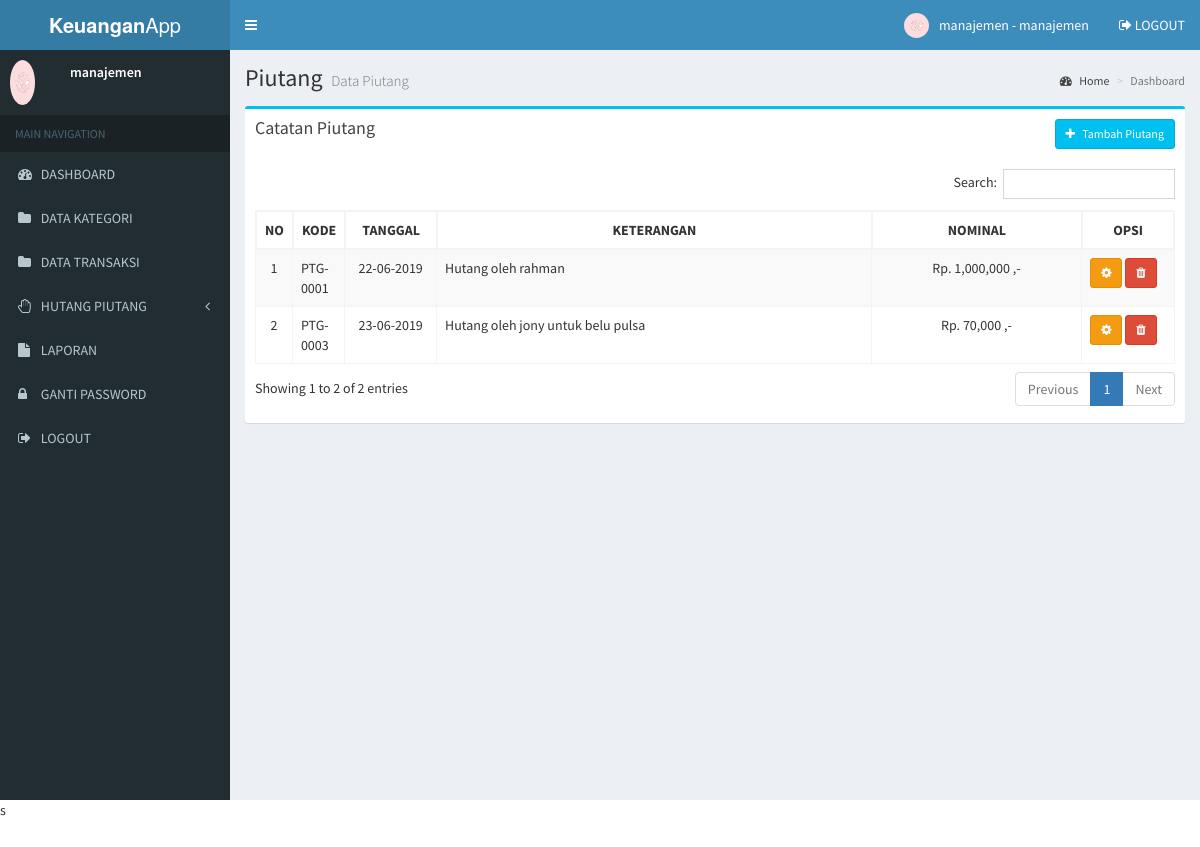
/manajemen/piutang.php (signed in), run on the app's committed database.
### tables this page shows
CREATE TABLE `user` (
  `user_id` int(11) NOT NULL,
  `user_nama` varchar(100) NOT NULL,
  `user_username` varchar(100) NOT NULL,
  `user_password` varchar(100) NOT NULL,
  `user_foto` varchar(100) DEFAULT NULL,
  `user_level` varchar(20) NOT NULL
);

CREATE TABLE `piutang` (
  `piutang_id` int(11) NOT NULL,
  `piutang_tanggal` date NOT NULL,
  `piutang_nominal` int(11) NOT NULL,
  `piutang_keterangan` text NOT NULL
);

### manajemen/piutang.php (the view, shortened to what this page needs)
<?php include 'header.php'; ?>
<div class="content-wrapper">
  <section class="content-header">
    <h1>
      Piutang
      <small>Data Piutang</small>
    </h1>
    <ol class="breadcrumb">
      <li><a href="#"><i class="fa fa-dashboard"></i> Home</a></li>
      <li class="active">Dashboard</li>
    </ol>
  </section>
  <section class="content">
    <div class="row">
      <section class="col-lg-12">
        <div class="box box-info">
          <div class="box-header">
            <h3 class="box-title">Catatan Piutang</h3>
            <div class="btn-group pull-right">
              <button type="button" class="btn btn-info btn-sm" data-toggle="modal" data-target="#exampleModal">
                <i class="fa fa-plus"></i> &nbsp Tambah Piutang
              </button>
            </div>
          </div>
          <div class="box-body">
            <div class="table-responsive">
              <table class="table table-bordered table-striped" id="table-datatable">
                <thead>
                  <tr>
                    <th width="1%">NO</th>
                    <th width="1%">KODE</th>
                    <th width="10%" class="text-center">TANGGAL</th>
                    <th class="text-center">KETERANGAN</th>
                    <th class="text-center">NOMINAL</th>
                    <th width="10%" class="text-center">OPSI</th>
                  </tr>
                </thead>
                <tbody>
                  <?php
                  include '../koneksi.php';
                  $no=1;
                  $data = mysqli_query($koneksi,"SELECT * FROM piutang");
                  while($d = mysqli_fetch_array($data)){
                    ?>
                    <tr>
                      <td class="text-center"><?php echo $no++; ?></td>
                      <td>PTG-000<?php echo $d['piutang_id']; ?></td>
                      <td class="text-center"><?php echo date('d-m-Y', strtotime($d['piutang_tanggal'])); ?></td>
                      <td><?php echo $d['piutang_keterangan']; ?></td>
                      <td class="text-center"><?php echo "Rp. ".number_format($d['piutang_nominal'])." ,-"; ?></td>
                      <td>
                        <button type="button" class="btn btn-warning btn-sm" data-toggle="modal" data-target="#edit_piutang_<?php echo $d['piutang_id'] ?>">
                        <i class="fa fa-cog"></i>
                      </button>
                      <button type="button" class="btn btn-danger btn-sm" data-toggle="modal" data-target="#hapus_piutang_<?php echo $d['piutang_id'] ?>">
                        <i class="fa fa-trash"></i>
                      </button>
                    </td>
                  </tr>
                  <?php
                }
                ?>
              </tbody>
            </table>
          </div>
        </div>
      </div>
    </section>
  </div>
</section>
</div>
<?php include 'footer.php'; ?>s

### manajemen/header.php (shortened to what this page needs)
<!DOCTYPE html>
<html>
<head>
  <link rel="stylesheet" href="../assets/bower_components/bootstrap/dist/css/bootstrap.min.css">
  <link rel="stylesheet" href="../assets/bower_components/font-awesome/css/font-awesome.min.css">
  <link rel="stylesheet" href="../assets/bower_components/Ionicons/css/ionicons.min.css">
  <link rel="stylesheet" href="../assets/dist/css/AdminLTE.min.css">
  <link rel="stylesheet" href="../assets/bower_components/datatables.net-bs/css/dataTables.bootstrap.min.css">
  <link rel="stylesheet" href="../assets/dist/css/skins/_all-skins.min.css">
  <link rel="stylesheet" href="../assets/bower_components/morris.js/morris.css">
  <link rel="stylesheet" href="../assets/bower_components/jvectormap/jquery-jvectormap.css">
  <link rel="stylesheet" href="../assets/bower_components/bootstrap-datepicker/dist/css/bootstrap-datepicker.min.css">
  <link rel="stylesheet" href="../assets/bower_components/bootstrap-daterangepicker/daterangepicker.css">
  <link rel="stylesheet" href="../assets/plugins/bootstrap-wysihtml5/bootstrap3-wysihtml5.min.css">
  <?php
  include '../koneksi.php';
  ?>
</head>
<body class="hold-transition skin-blue sidebar-mini">
  <div class="wrapper">
    <header class="main-header">
      <a href="index.php" class="logo">
        <span class="logo-lg"><b>Keuangan</b>App</span>
      </a>
      <nav class="navbar navbar-static-top">
        <a href="#" class="sidebar-toggle" data-toggle="push-menu" role="button">
        </a>
        <div class="navbar-custom-menu">
          <ul class="nav navbar-nav">
            <li class="dropdown user user-menu">
              <a href="#" class="dropdown-toggle" data-toggle="dropdown">
                <?php
                $id_user = $_SESSION['id'];
                $profil = mysqli_query($koneksi, "select * from user where user_id='$id_user'");
                $profil = mysqli_fetch_assoc($profil);
                if ($profil['user_foto'] == "") {
                ?>
                  <img src="../gambar/sistem/user.png" class="user-image">
                <?php } else { ?>
                  <img src="../gambar/user/<?php echo $profil['user_foto'] ?>" class="user-image">
                <?php } ?>
                <span class="hidden-xs"><?php echo $_SESSION['nama']; ?> - <?php echo $_SESSION['level']; ?></span>
              </a>
            </li>
            <li>
              <a href="logout.php"><i class="fa fa-sign-out"></i> LOGOUT</a>
            </li>
          </ul>
        </div>
      </nav>
    </header>
    <aside class="main-sidebar">
      <section class="sidebar">
        <div class="user-panel">
          <div class="pull-left image">
            <?php
            $id_user = $_SESSION['id'];
            $profil = mysqli_query($koneksi, "select * from user where user_id='$id_user'");
            $profil = mysqli_fetch_assoc($profil);
            if ($profil['user_foto'] == "") {
            ?>
              <img src="../gambar/sistem/user.png" class="img-circle">
            <?php } else { ?>
              <img src="../gambar/user/<?php echo $profil['user_foto'] ?>" class="img-circle" style="max-height:45px">
            <?php } ?>
          </div>
          <div class="pull-left info">
            <p><?php echo $_SESSION['nama']; ?></p>
          </div>
        </div>
        <ul class="sidebar-menu" data-widget="tree">
          <li class="header">MAIN NAVIGATION</li>
          <li>
            <a href="index.php">
              <i class="fa fa-dashboard"></i> <span>DASHBOARD</span>
            </a>
          </li>
          <li>
            <a href="kategori.php">
              <i class="fa fa-folder"></i> <span>DATA KATEGORI</span>
            </a>
          </li>
          <li>
            <a href="transaksi.php">
              <i class="fa fa-folder"></i> <span>DATA TRANSAKSI</span>
            </a>
          </li>
          <li class="treeview">
            <a href="#">
              <i class="fa fa-hand-paper-o"></i>
              <span>HUTANG PIUTANG</span>
              <span class="pull-right-container">
                <i class="fa fa-angle-left pull-right"></i>
              </span>
            </a>
          </li>
          <li>
            <a href="laporan.php">
              <i class="fa fa-file"></i> <span>LAPORAN</span>
            </a>
          </li>
          <li>
            <a href="gantipassword.php">
              <i class="fa fa-lock"></i> <span>GANTI PASSWORD</span>
            </a>
          </li>
          <li>
            <a href="logout.php">
              <i class="fa fa-sign-out"></i> <span>LOGOUT</span>
            </a>
          </li>
        </ul>
      </section>
    </aside>

### manajemen/header.php (style rules this page uses)
#table-datatable { width: 100% !important; }
#table-datatable .sorting_disabled { border: 1px solid #f4f4f4; }

### data on the page
user: user_foto (picture)
piutang: piutang_id "1", piutang_tanggal "22-06-2019", piutang_keterangan "Hutang oleh rahman", piutang_nominal "1,000,000"
piutang: piutang_id "3", piutang_tanggal "23-06-2019", piutang_keterangan "Hutang oleh jony untuk belu pulsa", piutang_nominal "70,000"

### other printed values
$_SESSION['nama'] "manajemen"
$_SESSION['level'] "manajemen"
